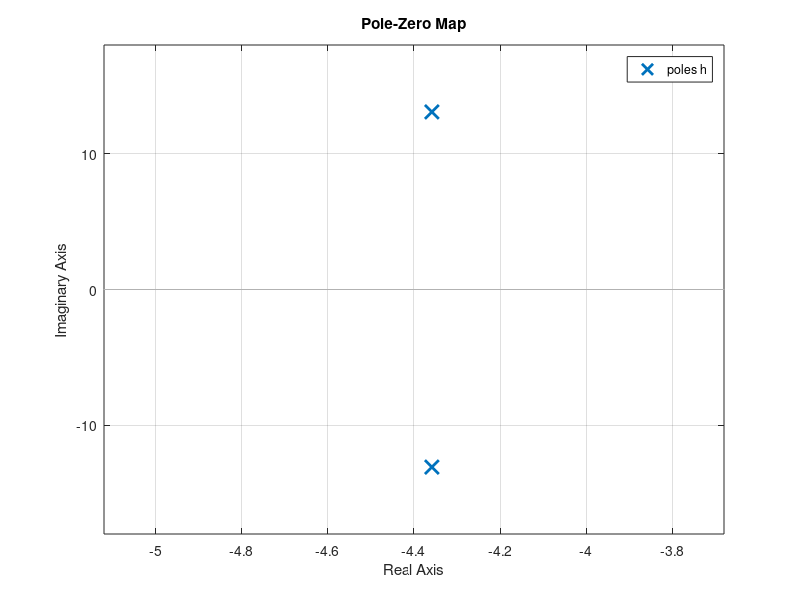
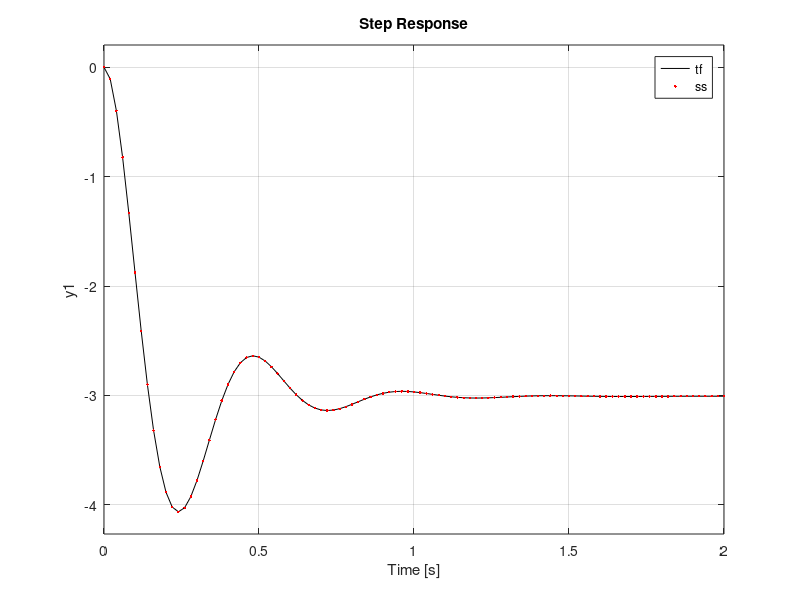

MATLAB code for these plots, in order:
clc
clear
close all

R1=332.4737;
R2=11.2e3;
R3=1e3;
C1=470e-6;
C2=1e-6;
h=tf(-R3,[R1*R2*R3*C2*C1 C2*(R1*R2+R1*R3+R2*R3) R1]);
pzmap (h)

figure
step (h,'k')

%---Variable de estado---
R1=332.4737;
R2=11.2e3;
R3=1e3;
C1=470e-6;
C2=1e-6;

A=[((-1/(R1*C1))+(-1/(R3*C1))+(-1/(R2*C1))) -1/(R3*C1);
    1/(R2*C2) 0];
B=[1/(R1*C1); 0];
C=[0 -1];
D=0;
sis = ss(A,B,C,D);
hold on
step (sis,'.r');
legend('tf','ss')
p=eig(A);